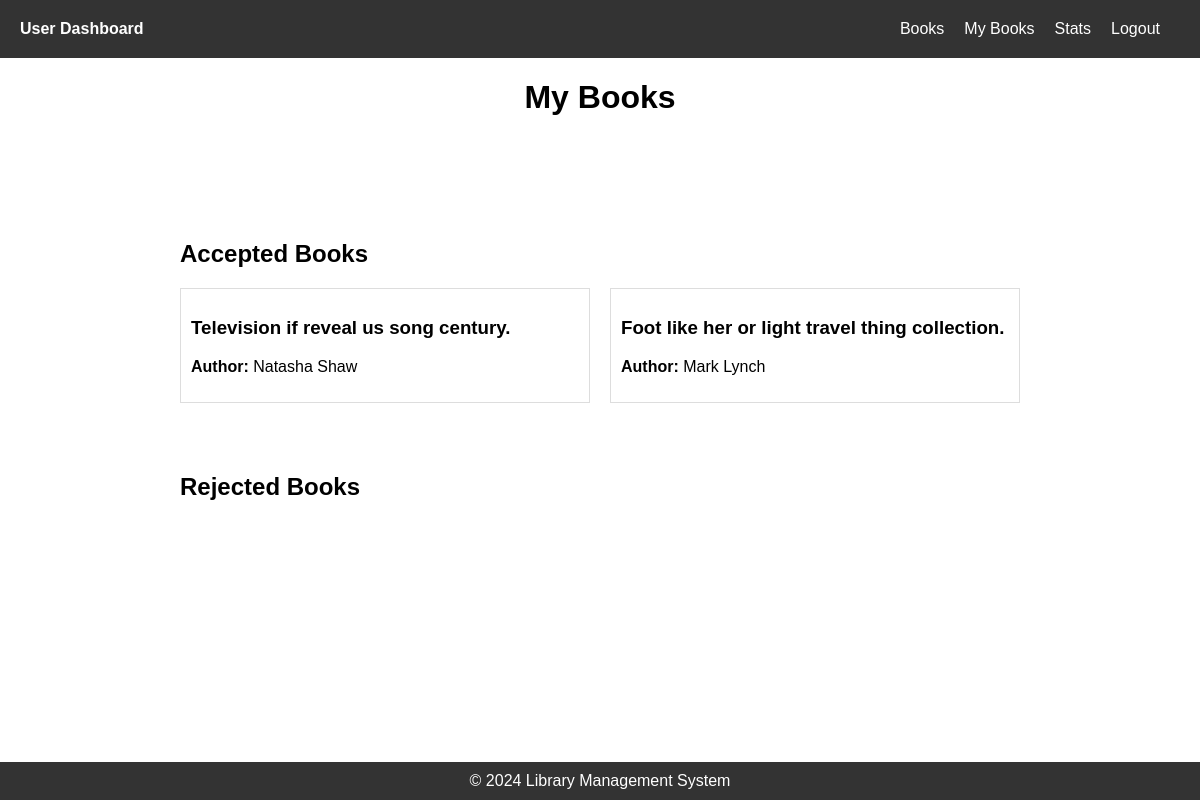
The page /my_books (signed in) on the database its author committed.
### application/models.py (models this page shows, shortened)
class Book(db.Model):
    id = db.Column(db.Integer, primary_key=True)
    title = db.Column(db.String(100), nullable=False)
    author = db.Column(db.String(100), nullable=False)
    isbn = db.Column(db.String(20), nullable=False, unique=True)
    section_id = db.Column(db.Integer, db.ForeignKey('section.id'), nullable=False)
    date_added = db.Column(db.DateTime, nullable=False, default=db.func.current_timestamp())
    image = db.Column(db.String(255), nullable=True)  # Image URL or file path
    pdf_link = db.Column(db.String(255), nullable=True)  # PDF link for the book
    price = db.Column(db.Float, nullable=True)  # Price of the e-book
    section = db.relationship('Section', back_populates='books')
    requests = db.relationship('Request', back_populates='book')
    users = db.relationship('User', secondary=user_allocated_books_association, backref='books', overlaps="allocated_books")  # Many-to-Many relationship with User model
    feedbacks = db.relationship('Feedback', back_populates='book')  # Relationship with Feedback model

### application/routes.py (the view)
@app.route('/my_books')
@login_required
def my_books():
    user = current_user
    allocated_books = user.books
    accepted_books = Book.query.join(Request).filter(Request.status == 'approved', Request.user_id == user.id).all()
    rejected_books = Book.query.join(Request).filter(Request.status == 'rejected', Request.user_id == user.id).all()
    return render_template('user/user_books.html', user=user, allocated_books=allocated_books, accepted_books=accepted_books, rejected_books=rejected_books)

### application/routes.py (called while the page is built)
@login_manager.user_loader
def load_user(user_id):
    return User.query.get(int(user_id))

### templates/user/user_books.html (shortened to what this page needs)
<!DOCTYPE html>
<html lang="en">
<head>
    <link rel="stylesheet" href="{{ url_for('static', filename='librarian_nav.css') }}">
    <link rel="stylesheet" href="{{ url_for('static', filename='user/user_books.css') }}">
    <link rel="stylesheet" href="{{ url_for('static', filename='footer.css') }}">
</head>
<body>
    <header>
        <nav>
            <ul>
                <li><a href="{{ url_for('user_dashboard') }}" class="dashboard-link">User Dashboard</a></li>
                <li class="navbar-right"><a href="{{ url_for('logout') }}">Logout</a></li>
                <li class="navbar-right"><a href="{{ url_for('user_stats') }}">Stats</a></li>
                <li class="navbar-right"><a href="{{ url_for('my_books') }}">My Books</a></li>
                <li class="navbar-right"><a href="{{ url_for('view_sections') }}">Books</a></li>
            </ul>
        </nav>
    </header>
    <div>
        <h1>My Books</h1>
    </div>
    <section class="books-list">
        <section class="accepted-books">
            <h2>Accepted Books</h2>
            <div class="books-container">
                {% for book in accepted_books %}
                <div class="book">
                    <h3>{{ book.title }}</h3>
                    <p><strong>Author:</strong> {{ book.author }}</p>
                </div>
                {% endfor %}
            </div>
        </section>
        <section class="rejected-books">
            <h2>Rejected Books</h2>
        </section>
    </section>
</body>
<footer>
    <p>&copy; 2024 Library Management System</p>
</footer>
</html>

### static/librarian_nav.css (style rules this page uses)
header { background-color: #333; color: #fff; padding: 20px; }
nav ul { list-style-type: none; margin: 0; padding: 0; }
nav ul li { display: inline; margin-right: 20px; }
nav ul li a { color: #fff; text-decoration: none; }
nav ul li a.dashboard-link { font-weight: bold; }
.navbar-right { float: right; }

### static/user/user_books.css (style rules this page uses)
body { font-family: Arial, sans-serif; margin: 0; padding: 0; }
h1 { text-align: center; }
.books-list { display: flex; flex-direction: column; align-items: center; }
.accepted-books, .rejected-books { margin-top: 50px; width: 70%; }
.books-container { display: flex; flex-wrap: wrap; gap: 20px; }
.book { border: 1px solid #ddd; padding: 10px; flex: 1 1 300px; }

### static/footer.css (style rules this page uses)
footer { background-color: #333; color: #fff; text-align: center; padding: 10px 0; position: fixed; bottom: 0; width: 100%; }
footer p { margin: 0; }

### rows shown on the page
Book: title "Television if reveal us song century.", author "Natasha Shaw"
Book: title "Foot like her or light travel thing collection.", author "Mark Lynch"
